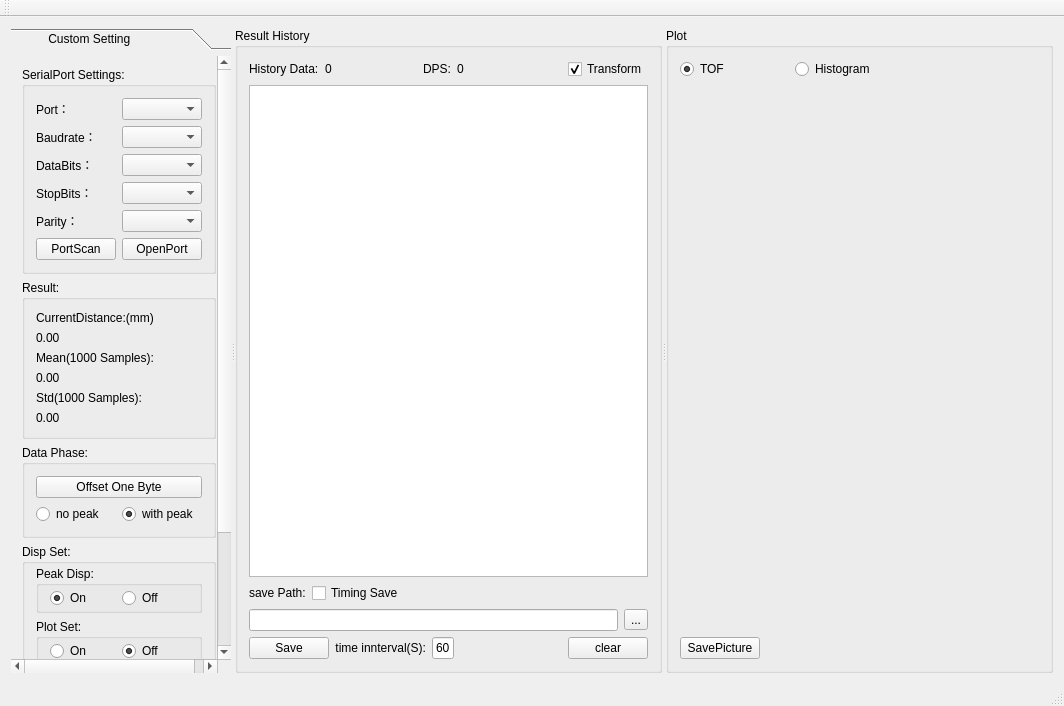
<?xml version="1.0" encoding="UTF-8"?>
<ui version="4.0">
 <class>MainWindow</class>
 <widget class="QMainWindow" name="MainWindow">
  <property name="geometry">
   <rect>
    <x>0</x>
    <y>0</y>
    <width>1064</width>
    <height>706</height>
   </rect>
  </property>
  <property name="windowTitle">
   <string>Vidar S3</string>
  </property>
  <property name="windowIcon">
   <iconset>
    <normaloff>icon_1.png</normaloff>icon_1.png</iconset>
  </property>
  <widget class="QWidget" name="centralWidget">
   <layout class="QGridLayout" name="gridLayout_3">
    <item row="0" column="0">
     <widget class="QSplitter" name="splitter">
      <property name="orientation">
       <enum>Qt::Horizontal</enum>
      </property>
      <widget class="QToolBox" name="toolBox">
       <property name="minimumSize">
        <size>
         <width>220</width>
         <height>0</height>
        </size>
       </property>
       <property name="styleSheet">
        <string notr="true">.QToolBox{
font: 10pt &quot;Times New Roman&quot;;}</string>
       </property>
       <property name="currentIndex">
        <number>0</number>
       </property>
       <widget class="QWidget" name="page">
        <property name="geometry">
         <rect>
          <x>0</x>
          <y>0</y>
          <width>210</width>
          <height>724</height>
         </rect>
        </property>
        <property name="styleSheet">
         <string notr="true">.QWidget{
font: 11pt &quot;Times New Roman&quot;;}</string>
        </property>
        <attribute name="label">
         <string>          Custom Setting</string>
        </attribute>
        <layout class="QGridLayout" name="gridLayout_11" rowstretch="6,5,2,5,3">
         <item row="0" column="0">
          <widget class="QGroupBox" name="groupBox_3">
           <property name="styleSheet">
            <string notr="true">.QGroupBox
{font: 10pt &quot;Times New Roman&quot;;}</string>
           </property>
           <property name="title">
            <string>SerialPort Settings:</string>
           </property>
           <layout class="QGridLayout" name="gridLayout_4">
            <item row="0" column="0">
             <layout class="QFormLayout" name="formLayout">
              <item row="0" column="0">
               <widget class="QLabel" name="label_10">
                <property name="text">
                 <string>Port：</string>
                </property>
               </widget>
              </item>
              <item row="0" column="1">
               <widget class="QComboBox" name="serialPortInfoListBox"/>
              </item>
              <item row="1" column="0">
               <widget class="QLabel" name="label_8">
                <property name="text">
                 <string>Baudrate：</string>
                </property>
               </widget>
              </item>
              <item row="1" column="1">
               <widget class="QComboBox" name="baudRateBox"/>
              </item>
              <item row="2" column="0">
               <widget class="QLabel" name="label_11">
                <property name="text">
                 <string>DataBits：</string>
                </property>
               </widget>
              </item>
              <item row="2" column="1">
               <widget class="QComboBox" name="dataBitsBox"/>
              </item>
              <item row="3" column="0">
               <widget class="QLabel" name="label_7">
                <property name="text">
                 <string>StopBits：</string>
                </property>
               </widget>
              </item>
              <item row="3" column="1">
               <widget class="QComboBox" name="stopBitsBox"/>
              </item>
              <item row="4" column="0">
               <widget class="QLabel" name="label_9">
                <property name="text">
                 <string>Parity：</string>
                </property>
               </widget>
              </item>
              <item row="4" column="1">
               <widget class="QComboBox" name="parityBox"/>
              </item>
              <item row="5" column="0">
               <widget class="QPushButton" name="portScan_pushButton">
                <property name="text">
                 <string>PortScan</string>
                </property>
               </widget>
              </item>
              <item row="5" column="1">
               <widget class="QPushButton" name="openPort_pushButton">
                <property name="text">
                 <string>OpenPort</string>
                </property>
               </widget>
              </item>
             </layout>
            </item>
           </layout>
          </widget>
         </item>
         <item row="1" column="0">
          <widget class="QGroupBox" name="groupBox_4">
           <property name="styleSheet">
            <string notr="true">.QGroupBox
{font: 10pt &quot;Times New Roman&quot;;}</string>
           </property>
           <property name="title">
            <string>Result:</string>
           </property>
           <layout class="QGridLayout" name="gridLayout_5">
            <item row="0" column="0">
             <layout class="QVBoxLayout" name="verticalLayout">
              <item>
               <widget class="QLabel" name="label_12">
                <property name="text">
                 <string>CurrentDistance:(mm)</string>
                </property>
               </widget>
              </item>
              <item>
               <widget class="QLabel" name="currentDistance_label">
                <property name="text">
                 <string>0.00</string>
                </property>
               </widget>
              </item>
              <item>
               <widget class="QLabel" name="label_14">
                <property name="text">
                 <string>Mean(1000 Samples):</string>
                </property>
               </widget>
              </item>
              <item>
               <widget class="QLabel" name="mean_label">
                <property name="text">
                 <string>0.00</string>
                </property>
               </widget>
              </item>
              <item>
               <widget class="QLabel" name="label_16">
                <property name="text">
                 <string>Std(1000 Samples):</string>
                </property>
               </widget>
              </item>
              <item>
               <widget class="QLabel" name="std_label">
                <property name="text">
                 <string>0.00</string>
                </property>
               </widget>
              </item>
             </layout>
            </item>
           </layout>
          </widget>
         </item>
         <item row="2" column="0">
          <widget class="QGroupBox" name="groupBox_5">
           <property name="styleSheet">
            <string notr="true">.QGroupBox
{font: 10pt &quot;Times New Roman&quot;;}</string>
           </property>
           <property name="title">
            <string>Data Phase:</string>
           </property>
           <layout class="QGridLayout" name="gridLayout_6">
            <item row="0" column="0">
             <widget class="QPushButton" name="offsetOneByte_pushButton">
              <property name="text">
               <string>Offset One Byte</string>
              </property>
             </widget>
            </item>
            <item row="1" column="0">
             <layout class="QHBoxLayout" name="horizontalLayout_6">
              <item>
               <widget class="QRadioButton" name="noPeak_radioButton">
                <property name="text">
                 <string>no peak</string>
                </property>
               </widget>
              </item>
              <item>
               <widget class="QRadioButton" name="withPeak_radioButton">
                <property name="text">
                 <string>with peak</string>
                </property>
                <property name="checked">
                 <bool>true</bool>
                </property>
               </widget>
              </item>
             </layout>
            </item>
           </layout>
          </widget>
         </item>
         <item row="3" column="0">
          <widget class="QGroupBox" name="groupBox_6">
           <property name="styleSheet">
            <string notr="true">.QGroupBox
{font: 10pt &quot;Times New Roman&quot;;}</string>
           </property>
           <property name="title">
            <string>Disp Set:</string>
           </property>
           <layout class="QGridLayout" name="gridLayout_9">
            <property name="topMargin">
             <number>2</number>
            </property>
            <property name="bottomMargin">
             <number>5</number>
            </property>
            <item row="0" column="0">
             <widget class="QGroupBox" name="groupBox_7">
              <property name="title">
               <string>Peak Disp:</string>
              </property>
              <layout class="QGridLayout" name="gridLayout_7">
               <property name="topMargin">
                <number>2</number>
               </property>
               <property name="bottomMargin">
                <number>2</number>
               </property>
               <item row="0" column="0">
                <widget class="QRadioButton" name="PeakSet_on_radioButton">
                 <property name="text">
                  <string>On</string>
                 </property>
                 <property name="checked">
                  <bool>true</bool>
                 </property>
                </widget>
               </item>
               <item row="0" column="1">
                <widget class="QRadioButton" name="PeakSet_off_radioButton">
                 <property name="text">
                  <string>Off</string>
                 </property>
                </widget>
               </item>
              </layout>
             </widget>
            </item>
            <item row="1" column="0">
             <widget class="QGroupBox" name="groupBox_8">
              <property name="title">
               <string>Plot Set:</string>
              </property>
              <layout class="QGridLayout" name="gridLayout_8">
               <property name="topMargin">
                <number>2</number>
               </property>
               <property name="bottomMargin">
                <number>2</number>
               </property>
               <item row="0" column="0">
                <widget class="QRadioButton" name="plotSet_on_radioButton">
                 <property name="text">
                  <string>On</string>
                 </property>
                </widget>
               </item>
               <item row="0" column="1">
                <widget class="QRadioButton" name="plotSet_off_radioButton">
                 <property name="text">
                  <string>Off</string>
                 </property>
                 <property name="checked">
                  <bool>true</bool>
                 </property>
                </widget>
               </item>
              </layout>
             </widget>
            </item>
           </layout>
          </widget>
         </item>
         <item row="4" column="0">
          <widget class="QGroupBox" name="groupBox_9">
           <property name="title">
            <string>校准参数：</string>
           </property>
           <layout class="QGridLayout" name="gridLayout_10">
            <property name="topMargin">
             <number>3</number>
            </property>
            <item row="0" column="0">
             <layout class="QFormLayout" name="formLayout_2">
              <item row="0" column="0">
               <widget class="QLabel" name="label_2">
                <property name="text">
                 <string>均域：</string>
                </property>
               </widget>
              </item>
              <item row="0" column="1">
               <widget class="QLineEdit" name="averageSample_lineEdit">
                <property name="text">
                 <string>1</string>
                </property>
                <property name="alignment">
                 <set>Qt::AlignCenter</set>
                </property>
               </widget>
              </item>
              <item row="1" column="0">
               <widget class="QLabel" name="label_4">
                <property name="text">
                 <string>系数：</string>
                </property>
               </widget>
              </item>
              <item row="1" column="1">
               <widget class="QLineEdit" name="Ratio_lineEdit">
                <property name="text">
                 <string>1</string>
                </property>
                <property name="alignment">
                 <set>Qt::AlignCenter</set>
                </property>
               </widget>
              </item>
              <item row="2" column="0">
               <widget class="QLabel" name="label_13">
                <property name="text">
                 <string>偏移：</string>
                </property>
               </widget>
              </item>
              <item row="2" column="1">
               <widget class="QLineEdit" name="offset_lineEdit">
                <property name="text">
                 <string>0</string>
                </property>
                <property name="alignment">
                 <set>Qt::AlignCenter</set>
                </property>
               </widget>
              </item>
             </layout>
            </item>
           </layout>
          </widget>
         </item>
        </layout>
       </widget>
      </widget>
      <widget class="QGroupBox" name="groupBox">
       <property name="styleSheet">
        <string notr="true">.QGroupBox
{font: 10pt &quot;Times New Roman&quot;;}</string>
       </property>
       <property name="title">
        <string>Result History</string>
       </property>
       <layout class="QGridLayout" name="gridLayout">
        <item row="0" column="0">
         <layout class="QHBoxLayout" name="horizontalLayout" stretch="1,1,2,1,1,5,1">
          <item>
           <widget class="QLabel" name="label">
            <property name="text">
             <string>History Data:</string>
            </property>
           </widget>
          </item>
          <item>
           <widget class="QLabel" name="HistoryData_label">
            <property name="minimumSize">
             <size>
              <width>70</width>
              <height>0</height>
             </size>
            </property>
            <property name="text">
             <string>0</string>
            </property>
            <property name="alignment">
             <set>Qt::AlignLeading|Qt::AlignLeft|Qt::AlignVCenter</set>
            </property>
           </widget>
          </item>
          <item>
           <spacer name="horizontalSpacer_2">
            <property name="orientation">
             <enum>Qt::Horizontal</enum>
            </property>
            <property name="sizeHint" stdset="0">
             <size>
              <width>40</width>
              <height>20</height>
             </size>
            </property>
           </spacer>
          </item>
          <item>
           <widget class="QLabel" name="label_3">
            <property name="text">
             <string>DPS:</string>
            </property>
            <property name="alignment">
             <set>Qt::AlignRight|Qt::AlignTrailing|Qt::AlignVCenter</set>
            </property>
           </widget>
          </item>
          <item>
           <widget class="QLabel" name="DPS_label">
            <property name="minimumSize">
             <size>
              <width>50</width>
              <height>0</height>
             </size>
            </property>
            <property name="text">
             <string>0</string>
            </property>
            <property name="alignment">
             <set>Qt::AlignLeading|Qt::AlignLeft|Qt::AlignVCenter</set>
            </property>
           </widget>
          </item>
          <item>
           <spacer name="horizontalSpacer">
            <property name="orientation">
             <enum>Qt::Horizontal</enum>
            </property>
            <property name="sizeHint" stdset="0">
             <size>
              <width>40</width>
              <height>20</height>
             </size>
            </property>
           </spacer>
          </item>
          <item>
           <widget class="QCheckBox" name="Transform_checkBox">
            <property name="text">
             <string>Transform</string>
            </property>
            <property name="checked">
             <bool>true</bool>
            </property>
           </widget>
          </item>
         </layout>
        </item>
        <item row="1" column="0">
         <widget class="QTextEdit" name="ResultHistory_textEdit">
          <property name="styleSheet">
           <string notr="true">font: 9pt &quot;Times New Roman&quot;;</string>
          </property>
         </widget>
        </item>
        <item row="2" column="0">
         <layout class="QHBoxLayout" name="horizontalLayout_3" stretch="1,1,7">
          <item>
           <widget class="QLabel" name="label_5">
            <property name="text">
             <string>save Path:</string>
            </property>
           </widget>
          </item>
          <item>
           <widget class="QCheckBox" name="TimingSave_checkBox">
            <property name="text">
             <string>Timing Save</string>
            </property>
           </widget>
          </item>
          <item>
           <spacer name="horizontalSpacer_5">
            <property name="orientation">
             <enum>Qt::Horizontal</enum>
            </property>
            <property name="sizeHint" stdset="0">
             <size>
              <width>40</width>
              <height>20</height>
             </size>
            </property>
           </spacer>
          </item>
         </layout>
        </item>
        <item row="3" column="0">
         <layout class="QHBoxLayout" name="horizontalLayout_7">
          <item>
           <widget class="QLineEdit" name="savePath_lineEdit"/>
          </item>
          <item>
           <widget class="QToolButton" name="selectSavePathtoolButton">
            <property name="text">
             <string>...</string>
            </property>
           </widget>
          </item>
         </layout>
        </item>
        <item row="4" column="0">
         <layout class="QHBoxLayout" name="horizontalLayout_4" stretch="1,2,1,5,0">
          <item>
           <widget class="QPushButton" name="save_pushButton">
            <property name="text">
             <string>Save</string>
            </property>
           </widget>
          </item>
          <item>
           <widget class="QLabel" name="timeInnterval_label">
            <property name="text">
             <string>time innterval(S):</string>
            </property>
            <property name="alignment">
             <set>Qt::AlignRight|Qt::AlignTrailing|Qt::AlignVCenter</set>
            </property>
           </widget>
          </item>
          <item>
           <widget class="QLineEdit" name="timeInnterval_lineEdit">
            <property name="text">
             <string>60</string>
            </property>
            <property name="alignment">
             <set>Qt::AlignCenter</set>
            </property>
           </widget>
          </item>
          <item>
           <spacer name="horizontalSpacer_6">
            <property name="orientation">
             <enum>Qt::Horizontal</enum>
            </property>
            <property name="sizeHint" stdset="0">
             <size>
              <width>88</width>
              <height>20</height>
             </size>
            </property>
           </spacer>
          </item>
          <item>
           <widget class="QPushButton" name="clear_pushButton">
            <property name="text">
             <string>clear</string>
            </property>
           </widget>
          </item>
         </layout>
        </item>
       </layout>
      </widget>
      <widget class="QGroupBox" name="groupBox_2">
       <property name="styleSheet">
        <string notr="true">.QGroupBox
{font: 10pt &quot;Times New Roman&quot;;}</string>
       </property>
       <property name="title">
        <string>Plot</string>
       </property>
       <layout class="QGridLayout" name="gridLayout_12">
        <item row="0" column="0">
         <layout class="QHBoxLayout" name="horizontalLayout_2" stretch="1,1,1,3">
          <item>
           <widget class="QRadioButton" name="TOF_radioButton">
            <property name="text">
             <string>TOF</string>
            </property>
            <property name="checked">
             <bool>true</bool>
            </property>
           </widget>
          </item>
          <item>
           <spacer name="horizontalSpacer_3">
            <property name="orientation">
             <enum>Qt::Horizontal</enum>
            </property>
            <property name="sizeHint" stdset="0">
             <size>
              <width>40</width>
              <height>20</height>
             </size>
            </property>
           </spacer>
          </item>
          <item>
           <widget class="QRadioButton" name="Histogram_radioButton">
            <property name="text">
             <string>Histogram</string>
            </property>
           </widget>
          </item>
          <item>
           <spacer name="horizontalSpacer_4">
            <property name="orientation">
             <enum>Qt::Horizontal</enum>
            </property>
            <property name="sizeHint" stdset="0">
             <size>
              <width>40</width>
              <height>20</height>
             </size>
            </property>
           </spacer>
          </item>
         </layout>
        </item>
        <item row="1" column="0">
         <widget class="QStackedWidget" name="stackedWidget">
          <property name="currentIndex">
           <number>0</number>
          </property>
          <widget class="QWidget" name="page_2">
           <layout class="QGridLayout" name="gridLayout_2">
            <item row="0" column="0">
             <widget class="QCustomPlot" name="TOF_widget" native="true"/>
            </item>
           </layout>
          </widget>
          <widget class="QWidget" name="page_3">
           <layout class="QGridLayout" name="gridLayout_13">
            <item row="0" column="0">
             <widget class="QCustomPlot" name="Histogram_widget" native="true"/>
            </item>
           </layout>
          </widget>
         </widget>
        </item>
        <item row="2" column="0">
         <layout class="QHBoxLayout" name="horizontalLayout_5" stretch="1,8">
          <item>
           <widget class="QPushButton" name="savePicture_pushButton">
            <property name="text">
             <string>SavePicture</string>
            </property>
           </widget>
          </item>
          <item>
           <spacer name="horizontalSpacer_7">
            <property name="orientation">
             <enum>Qt::Horizontal</enum>
            </property>
            <property name="sizeHint" stdset="0">
             <size>
              <width>338</width>
              <height>20</height>
             </size>
            </property>
           </spacer>
          </item>
         </layout>
        </item>
       </layout>
      </widget>
     </widget>
    </item>
   </layout>
  </widget>
  <widget class="QMenuBar" name="menuBar">
   <property name="geometry">
    <rect>
     <x>0</x>
     <y>0</y>
     <width>1064</width>
     <height>22</height>
    </rect>
   </property>
  </widget>
  <widget class="QToolBar" name="mainToolBar">
   <attribute name="toolBarArea">
    <enum>TopToolBarArea</enum>
   </attribute>
   <attribute name="toolBarBreak">
    <bool>false</bool>
   </attribute>
  </widget>
  <widget class="QStatusBar" name="statusBar"/>
 </widget>
 <layoutdefault spacing="6" margin="11"/>
 <customwidgets>
  <customwidget>
   <class>QCustomPlot</class>
   <extends>QWidget</extends>
   <header>qcustomplot.h</header>
   <container>1</container>
  </customwidget>
 </customwidgets>
 <resources/>
 <connections/>
</ui>
